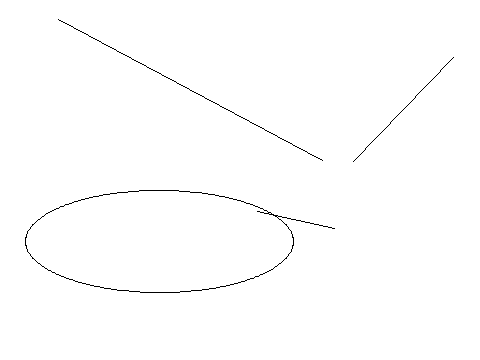

Recreate this plot in Python.
from PIL import Image, ImageDraw
image1 = Image.new('RGB', (480, 360), '#ffffff')
draw = ImageDraw.Draw(image1)
c=[110,177,292,22]
draw.ellipse(c,'#ffffff','#000000')
c=[194,443,162,254]
draw.ellipse(c,'#ffffff','#000000')
c=[377,201,136,207]
draw.ellipse(c,'#ffffff','#000000')
c=[280,268,215,169]
draw.ellipse(c,'#ffffff','#000000')
c=[25,190,293,292]
draw.ellipse(c,'#ffffff','#000000')
c=[374,94,55,28]
draw.ellipse(c,'#ffffff','#000000')
c=[44,464,336,180]
draw.ellipse(c,'#ffffff','#000000')
l=[58,19,322,160]
draw.line(l,'#000000')
l=[257,211,334,228]
draw.line(l,'#000000')
l=[453,57,353,161]
draw.line(l,'#000000')
image1.save('Artist8.png')